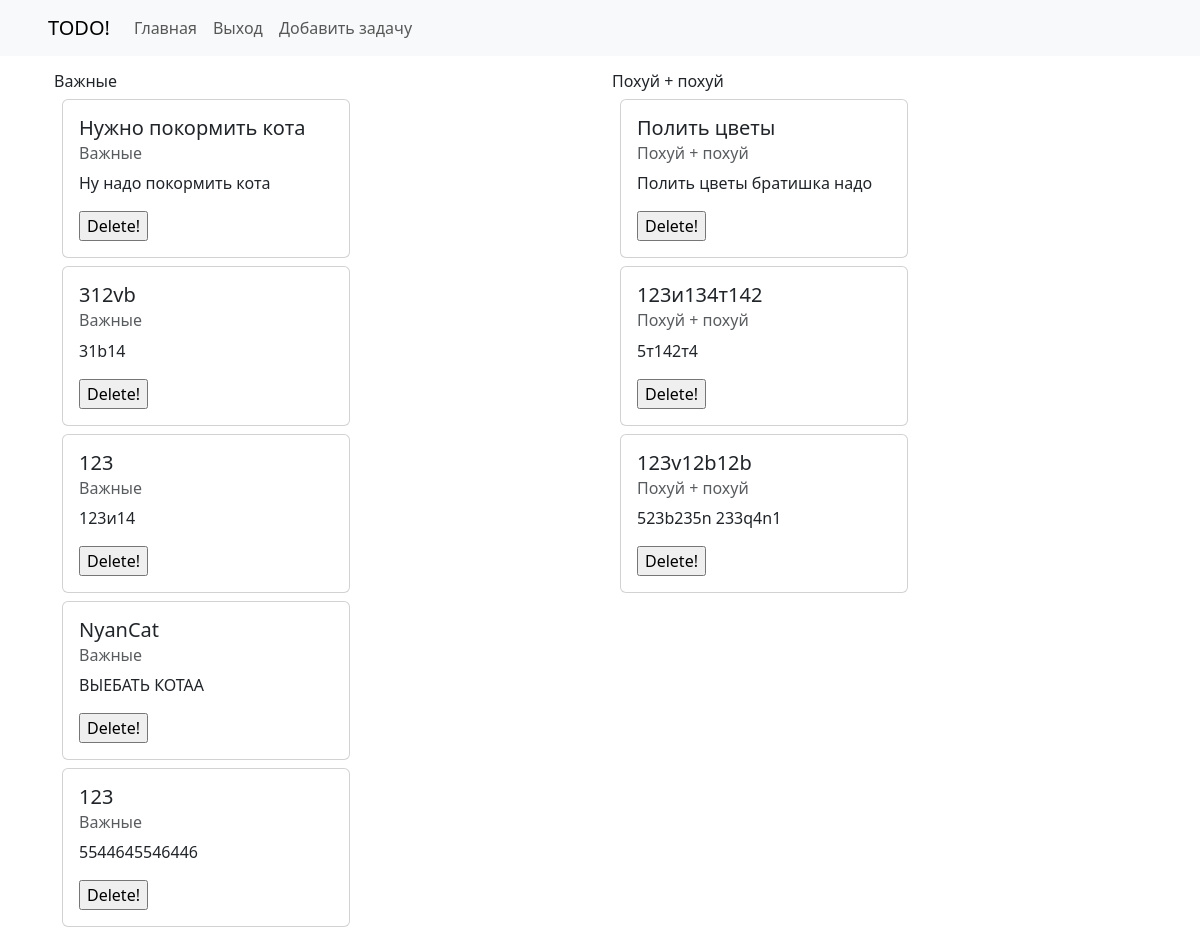
Page / (signed in) on the earlier database version.
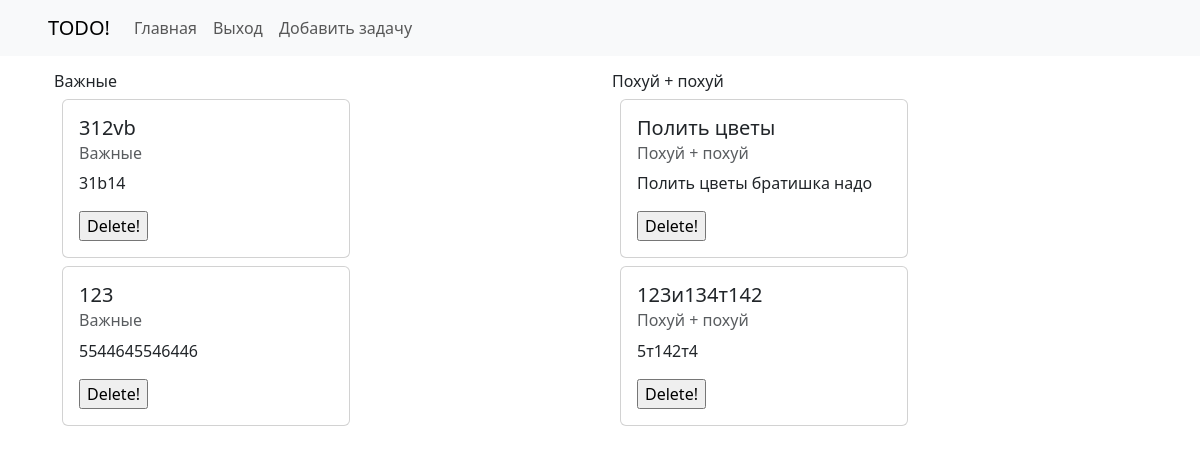
Same page on the later database version.
### src/models.py (models this page shows, shortened)
class Category(models.Model):
    name = models.CharField(max_length=127)
    importance = models.IntegerField(validators=[MaxValueValidator(10), MinValueValidator(0)])
    def __str__(self):
        return self.name
    class Meta:
        ordering = ['importance']

class Task(models.Model):
    name = models.CharField(max_length=255, blank=False)
    user = models.ForeignKey(User, on_delete=models.CASCADE)
    description = models.TextField(blank=True)
    category = models.ForeignKey(Category, null=True, on_delete=models.SET_NULL)
    disabled = models.BooleanField(default=False)
    created_at = models.DateTimeField(auto_now_add=True)
    update_at = models.DateTimeField(auto_now=True)
    class Meta:
        ordering = ['created_at']

### src/views.py (the view)
# urls.py: path('', index, name='index'),
def index(request):
    tasks = Task.objects.filter(user=request.user.pk).exclude(disabled=1)
    cats = Category.objects.all()
    context = {"title": "Главная!", "cats": cats, 'tasks': tasks}
    return render(request, 'index.html', context=context)

### src/context_processors.py (called while the page is built)
def add_username_to_context(request):
    username = None
    if request.user.is_authenticated:
        username = request.user.username
    return {'username': username}

### templates/index.html (shortened to what this page needs)
{% extends 'base.html' %}
{% block content %}
    {% include 'inc/_task-list.html' %}
{% endblock %}

### templates/inc/_task-list.html (shortened to what this page needs)
<div class="container d-flex mt-3">
{% for cat in cats %}
    <div class="container">
        <h6>{{ cat }}</h6>
        {% for task in tasks %}
            {% if task.category == cat %}
                <div class="card m-2" style="width: 18rem;">
                    <div class="card-body">
                        <h5 class="card-title">{{ task.name }}</h5>
                        <h6 class="card-subtitle mb-2 text-muted">{{ task.category }}</h6>
                        <p class="card-text">{{ task.description }}</p>
                        <form action="{% url 'delete-task' task.id %} ">
                            <input type="submit" value="Delete!">
                        </form>
                    </div>
                </div>
            {% endif %}
        {% endfor %}
    </div>
{% endfor %}
</div>

Differences in the rows shown:
changed Category "Важные": loses Task (name "Нужно покормить кота", category "Важные", description "Ну надо покормить кота"); loses Task (name "123", category "Важные", description "123и14"); loses Task (name "NyanCat", category "Важные", description "ВЫЕБАТЬ КОТАА")
changed Category "Похуй + похуй": loses Task (name "123v12b12b", category "Похуй + похуй", description "523b235n 233q4n1")
